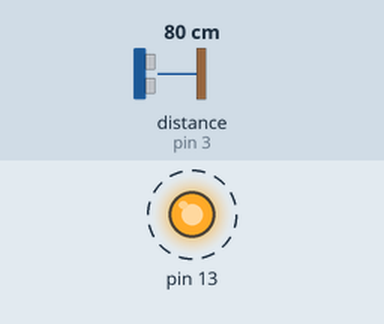
The sketch below on a simulated Arduino Uno, built with avr-gcc and run on an emulated ATmega328P. Shown: output pins drawn as LEDs (lit = HIGH). Dashed ring = blinking. Inputs (shaded band) come from the test bench; at power-on: distance to the obstacle (sensor on pin 3) 80 cm. What the sketch prints to the serial monitor is not drawn.

Above: at 0.5 s.
Timing chart, 0 to 4.6 s (numbered marks = the images above):
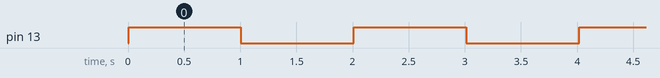

Measured:
- by itself, pin 13: alternates HIGH for 1.0 s and LOW for 1.0 s

The sketch:

HC5R04_-_Proximity_Sensor.ino
```cpp
#include <HCSR04.h>

HCSR04 hc(2, 3);

void setup() {
  // put your setup code here, to run once:
  Serial.begin(9600);
  pinMode(13,OUTPUT);

}

void loop() {
  // put your main code here, to run repeatedly:
  Serial.println(hc.dist());
  digitalWrite(13,HIGH);
  delay(1000);
  digitalWrite(13,LOW);
  delay(1000);
}
```
